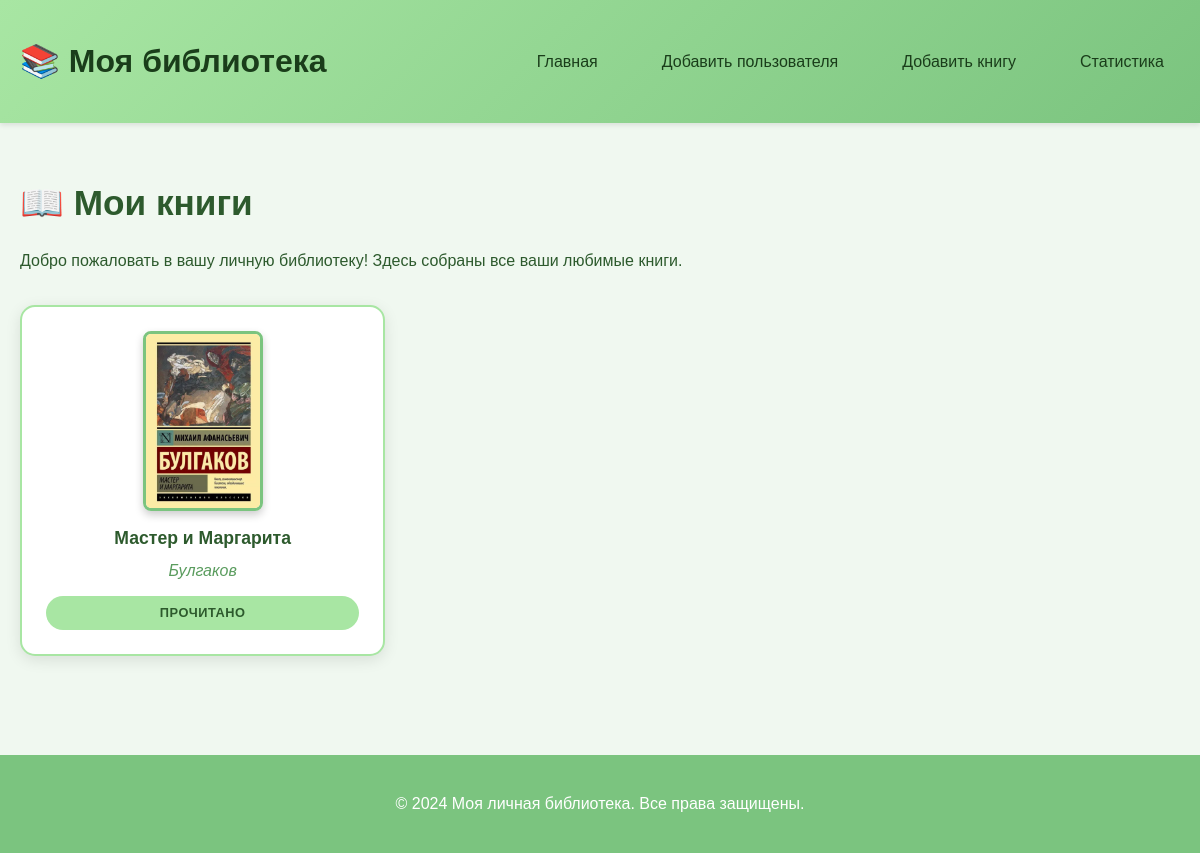
The page / on the database its author committed.
### library/models.py (models this page shows, shortened)
class Book(models.Model):
    STATUS_CHOICES = [
        ('read', 'Прочитано'),
        ('reading', 'В процессе'),
        ('planned', 'Буду читать'),
        ('postponed', 'Отложено'),
    ]
    title = models.CharField(max_length=200, verbose_name='Название')
    author = models.CharField(max_length=100, verbose_name='Автор')
    year = models.IntegerField(verbose_name='Год издания')
    genre = models.CharField(max_length=100, verbose_name='Жанр')
    annotation = models.TextField(verbose_name='Аннотация')
    review = models.TextField(blank=True, verbose_name='Рецензия')
    status = models.CharField(
        max_length=20,
        choices=STATUS_CHOICES,
        default='planned',
        verbose_name='Статус'
    )
    cover_image = models.ImageField(
        upload_to='book_covers/',
        blank=True,
        null=True,
        verbose_name='Обложка книги'
    )
    created_at = models.DateTimeField(auto_now_add=True)
    class Meta:
        verbose_name = 'Книга'
        verbose_name_plural = 'Книги'

### library/views.py (the view)
# urls.py: path('', views.HomeView.as_view(), name='home'),
class HomeView(ListView):
    model = Book
    template_name = 'home.html'
    context_object_name = 'books'
    ordering = ['-created_at']

### templates/home.html (shortened to what this page needs)
{% extends 'base.html' %}
{% load static %}
{% block content %}
<h1>📖 Мои книги</h1>
<p>Добро пожаловать в вашу личную библиотеку! Здесь собраны все ваши любимые книги.</p>
<div class="book-grid">
    {% for book in books %}
    <div class="book-item" onclick="location.href='{% url 'book_detail' book.pk %}'">
        {% if book.cover_image %}
            <img src="{{ book.cover_image.url }}" alt="{{ book.title }}" class="book-cover-img">
        {% else %}
            <div class="book-cover-placeholder">
                📚
            </div>
        {% endif %}
        <div class="book-info">
            <div class="book-title">{{ book.title }}</div>
            <div class="book-author">{{ book.author }}</div>
            <span class="status-badge status-{{ book.status }}">
                {{ book.get_status_display }}
            </span>
        </div>
    </div>
    {% endfor %}
</div>
{% endblock %}

### templates/base.html (style rules this page uses)
* { margin: 0; padding: 0; box-sizing: border-box; }
body { font-family: 'Arial', sans-serif; background-color: #f0f8f0; color: #2d5a2d; line-height: 1.6; }
.book-grid { display: grid; grid-template-columns: repeat(auto-fill, minmax(280px, 1fr)); gap: 2rem; margin-top: 2rem; }
.book-item { background: white; border-radius: 15px; padding: 1.5rem; text-align: center; box-shadow: 0 4px 15px rgba(0,0,0,0.1); transition: all 0.3s ease; cursor: pointer; border: 2px solid #a8e6a3; display: flex; flex-direction: column; align-items: center; height: 100%; }
.book-cover-img { width: 120px; height: 180px; object-fit: cover; border-radius: 8px; margin-bottom: 1rem; box-shadow: 0 4px 8px rgba(0,0,0,0.2); border: 3px solid #7bc47f; }
.book-title { font-size: 1.1rem; font-weight: bold; margin-bottom: 0.5rem; color: #2d5a2d; line-height: 1.3; }
.book-author { color: #5a9c5e; font-style: italic; margin-bottom: 0.8rem; }
.book-info { flex-grow: 1; display: flex; flex-direction: column; justify-content: space-between; width: 100%; }
h1, h2, h3 { color: #2d5a2d; margin-bottom: 1rem; }
h1 { font-size: 2.2rem; }
.status-badge { display: inline-block; padding: 0.4rem 1rem; border-radius: 20px; font-size: 0.8rem; font-weight: bold; text-transform: uppercase; letter-spacing: 0.5px; }
.status-read { background: #a8e6a3; color: #2d5a2d; }

### rows shown on the page
Book: cover_image (picture), title "Мастер и Маргарита", author "Булгаков", status "ПРОЧИТАНО"
